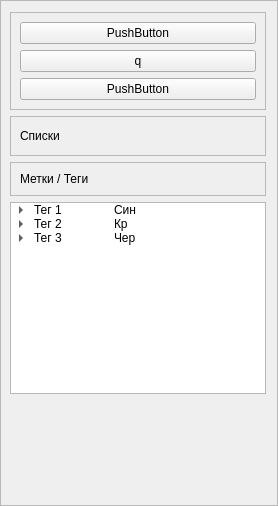
       <widget class="QFrame" name="menu_frame">
        <property name="enabled">
         <bool>true</bool>
        </property>
        <property name="sizePolicy">
         <sizepolicy hsizetype="Expanding" vsizetype="Preferred">
          <horstretch>4</horstretch>
          <verstretch>1</verstretch>
         </sizepolicy>
        </property>
        <property name="minimumSize">
         <size>
          <width>200</width>
          <height>0</height>
         </size>
        </property>
        <property name="styleSheet">
         <string notr="true"/>
        </property>
        <property name="frameShape">
         <enum>QFrame::StyledPanel</enum>
        </property>
        <property name="frameShadow">
         <enum>QFrame::Raised</enum>
        </property>
        <layout class="QGridLayout" name="gridLayout_3">
         <property name="leftMargin">
          <number>9</number>
         </property>
         <item row="0" column="0">
          <widget class="QFrame" name="buttons_frame">
           <property name="sizePolicy">
            <sizepolicy hsizetype="Expanding" vsizetype="Minimum">
             <horstretch>0</horstretch>
             <verstretch>0</verstretch>
            </sizepolicy>
           </property>
           <property name="frameShape">
            <enum>QFrame::StyledPanel</enum>
           </property>
           <property name="frameShadow">
            <enum>QFrame::Raised</enum>
           </property>
           <layout class="QVBoxLayout" name="verticalLayout_3">
            <item>
             <widget class="QPushButton" name="pushButton_3">
              <property name="text">
               <string>PushButton</string>
              </property>
             </widget>
            </item>
            <item>
             <widget class="QPushButton" name="pushButton_2">
              <property name="text">
               <string>q</string>
              </property>
             </widget>
            </item>
            <item>
             <widget class="QPushButton" name="pushButton">
              <property name="text">
               <string>PushButton</string>
              </property>
             </widget>
            </item>
           </layout>
          </widget>
         </item>
         <item row="3" column="0">
          <widget class="QFrame" name="tags_frame">
           <property name="sizePolicy">
            <sizepolicy hsizetype="Expanding" vsizetype="Minimum">
             <horstretch>0</horstretch>
             <verstretch>0</verstretch>
            </sizepolicy>
           </property>
           <property name="styleSheet">
            <string notr="true"/>
           </property>
           <property name="frameShape">
            <enum>QFrame::StyledPanel</enum>
           </property>
           <property name="frameShadow">
            <enum>QFrame::Raised</enum>
           </property>
           <layout class="QVBoxLayout" name="verticalLayout">
            <item>
             <widget class="QLabel" name="label_2">
              <property name="styleSheet">
               <string notr="true">QLabel{
border: 0px;
}</string>
              </property>
              <property name="text">
               <string>Метки / Теги</string>
              </property>
             </widget>
            </item>
           </layout>
          </widget>
         </item>
         <item row="7" column="0">
          <spacer name="verticalSpacer">
           <property name="orientation">
            <enum>Qt::Vertical</enum>
           </property>
           <property name="sizeType">
            <enum>QSizePolicy::MinimumExpanding</enum>
           </property>
           <property name="sizeHint" stdset="0">
            <size>
             <width>20</width>
             <height>100</height>
            </size>
           </property>
          </spacer>
         </item>
         <item row="5" column="0">
          <widget class="QTreeWidget" name="treeWidget">
           <property name="sizePolicy">
            <sizepolicy hsizetype="Expanding" vsizetype="Expanding">
             <horstretch>0</horstretch>
             <verstretch>0</verstretch>
            </sizepolicy>
           </property>
           <property name="minimumSize">
            <size>
             <width>0</width>
             <height>100</height>
            </size>
           </property>
           <property name="styleSheet">
            <string notr="true">QWidget{
	width: 5px;
}
</string>
           </property>
           <property name="autoScrollMargin">
            <number>16</number>
           </property>
           <property name="alternatingRowColors">
            <bool>false</bool>
           </property>
           <property name="allColumnsShowFocus">
            <bool>false</bool>
           </property>
           <property name="headerHidden">
            <bool>true</bool>
           </property>
           <attribute name="headerVisible">
            <bool>false</bool>
           </attribute>
           <column>
            <property name="text">
             <string>Тег</string>
            </property>
           </column>
           <column>
            <property name="text">
             <string>Цвет тега</string>
            </property>
           </column>
           <item>
            <property name="text">
             <string>Тег 1</string>
            </property>
            <property name="text">
             <string>Син</string>
            </property>
            <item>
             <property name="text">
              <string>Подтег</string>
             </property>
             <property name="text">
              <string>Зел</string>
             </property>
            </item>
           </item>
           <item>
            <property name="text">
             <string>Тег 2</string>
            </property>
            <property name="text">
             <string>Кр</string>
            </property>
            <item>
             <property name="text">
              <string>Подтег</string>
             </property>
             <property name="text">
              <string>Жел</string>
             </property>
            </item>
           </item>
           <item>
            <property name="text">
             <string>Тег 3</string>
            </property>
            <property name="text">
             <string>Чер</string>
            </property>
            <item>
             <property name="text">
              <string>Подтег</string>
             </property>
             <property name="text">
              <string>Бел</string>
             </property>
            </item>
           </item>
          </widget>
         </item>
         <item row="1" column="0">
          <widget class="QFrame" name="lists_frame">
           <property name="sizePolicy">
            <sizepolicy hsizetype="Expanding" vsizetype="Maximum">
             <horstretch>0</horstretch>
             <verstretch>0</verstretch>
            </sizepolicy>
           </property>
           <property name="minimumSize">
            <size>
             <width>0</width>
             <height>40</height>
            </size>
           </property>
           <property name="frameShape">
            <enum>QFrame::StyledPanel</enum>
           </property>
           <property name="frameShadow">
            <enum>QFrame::Raised</enum>
           </property>
           <layout class="QVBoxLayout" name="verticalLayout_5">
            <item>
             <widget class="QLabel" name="label">
              <property name="sizePolicy">
               <sizepolicy hsizetype="Expanding" vsizetype="Expanding">
                <horstretch>0</horstretch>
                <verstretch>0</verstretch>
               </sizepolicy>
              </property>
              <property name="styleSheet">
               <string notr="true">QLabel{
border: 0px;
}</string>
              </property>
              <property name="text">
               <string>Списки</string>
              </property>
             </widget>
            </item>
           </layout>
          </widget>
         </item>
        </layout>
       </widget>
